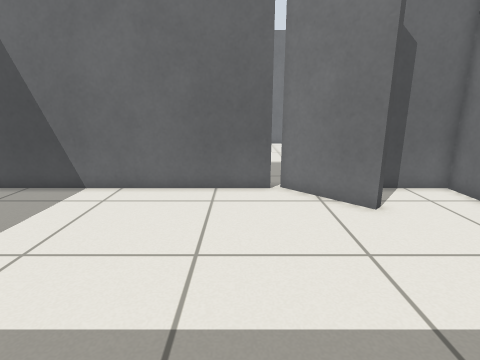
view 1 (above)

13 first-person views from a walk through a world built for the Gazebo simulator. The camera is 0.82 m above the floor, tilts 14° down and sees 80° across. The floor is counted in squares, 0.25 m on a side. Each view is taken from the middle of a square. On the plan, view 1 faces up. The plan holds only what a view shows up to about 20 squares ahead; the rest is blank.

view 2
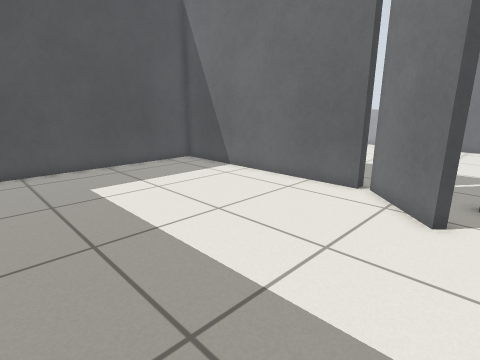

view 3
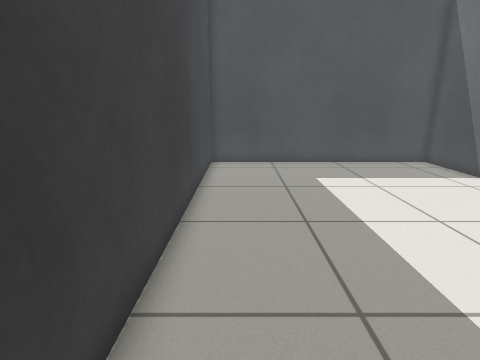

view 4
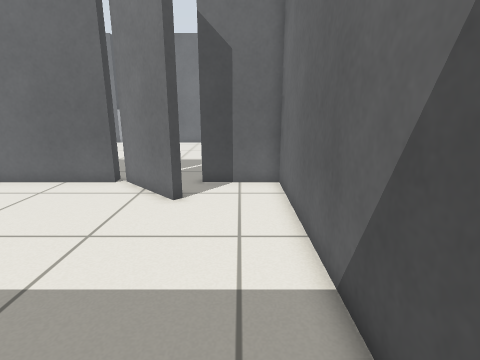

view 5
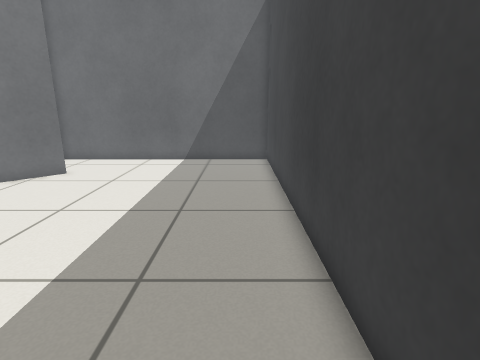

view 6
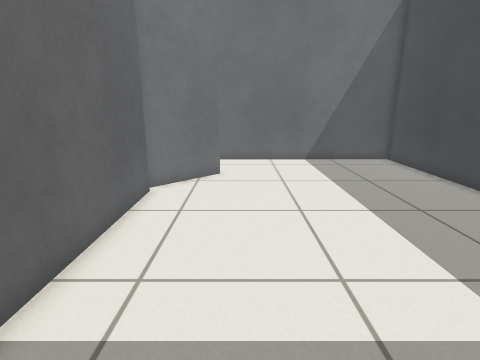

view 7
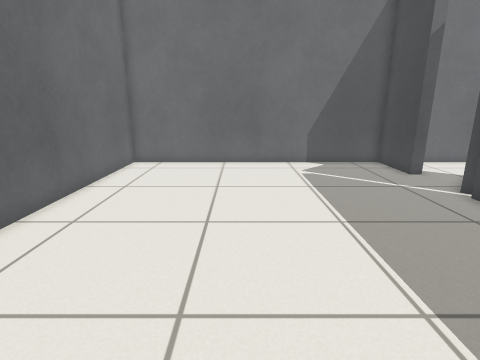

view 8
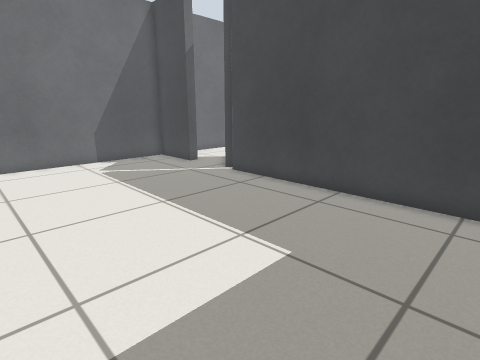

view 9
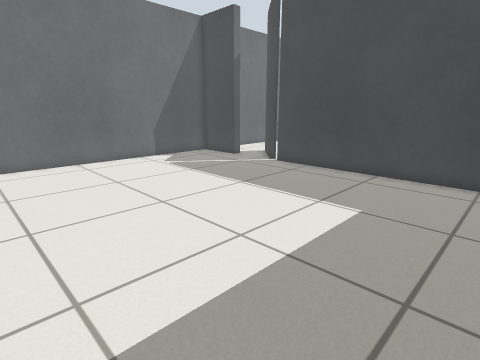

view 10
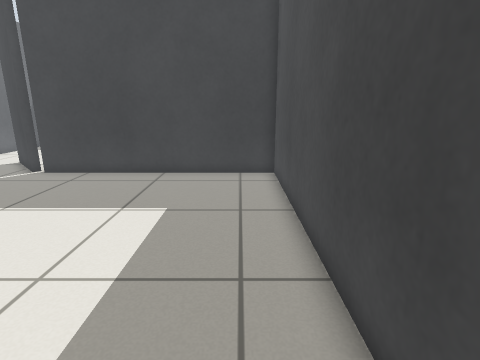

view 11
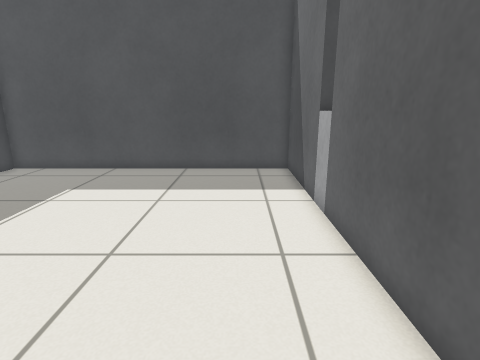

view 12
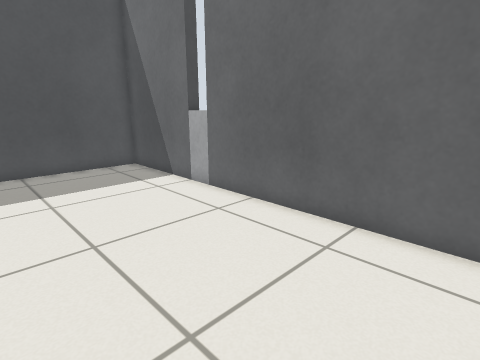

view 13
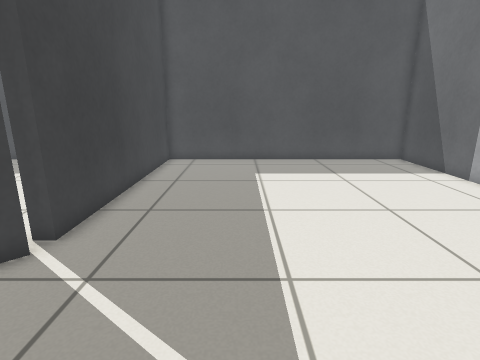

### Floor plan
Key: @ floor where view 1 was taken; # wall or solid block; . floor; = window, fence, low wall or low ledge; L door leaf.
Columns run from 11 left of view 1 to 9 right of it. Each row starts with its distance up from view 1.
 28 #######=#############
 27 #...................#
 26 #...................#
 25 #...................#
 24 #...................#
 23 #...................#
 22 #...................#
 21 #...................#
 20 #...................#
 19 #...................#
 18 #...................#
 17 #...................#
 16 #...................#
 15 #...................#
 14 #...................#
 13 #...................#
 12 #############L...####
 11 #............LL.....#
 10 #.............LL....#
  9 #..............LL...#
  8 #...................#
  7 #...................#
  6 #...................#
  5 #...................#
  4 #...................#
  3 #...................#
  2 #...................#
  1 #...................#
  0 #..........@........#
 -1 #...................#
 -2 #####################

Positions as (right, up) in squares from view 1, and headings:
1: (0, 0), facing up
2: (6, 0), facing up-left
3: (7, 0), facing left
4: (7, -1), facing up
5: (-10, 0), facing right
6: (-10, 8), facing right
7: (-9, 21), facing right
8: (-10, 23), facing down-right
9: (-10, 27), facing down-right
10: (-9, 27), facing down
11: (5, 25), facing left
12: (6, 20), facing up-left
13: (8, 17), facing left
